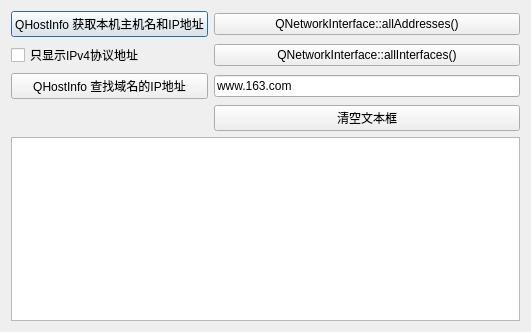
<?xml version="1.0" encoding="UTF-8"?>
<ui version="4.0">
 <class>Dialog</class>
 <widget class="QDialog" name="Dialog">
  <property name="geometry">
   <rect>
    <x>0</x>
    <y>0</y>
    <width>531</width>
    <height>332</height>
   </rect>
  </property>
  <property name="windowTitle">
   <string>Dialog</string>
  </property>
  <layout class="QVBoxLayout" name="verticalLayout">
   <item>
    <layout class="QGridLayout" name="gridLayout">
     <item row="0" column="0">
      <widget class="QPushButton" name="btnGetHostInfo">
       <property name="text">
        <string>QHostInfo 获取本机主机名和IP地址</string>
       </property>
      </widget>
     </item>
     <item row="0" column="1">
      <widget class="QPushButton" name="btnDetail">
       <property name="text">
        <string>QNetworkInterface::allAddresses()</string>
       </property>
      </widget>
     </item>
     <item row="1" column="0">
      <widget class="QCheckBox" name="chkOnlyIPv4">
       <property name="text">
        <string>只显示IPv4协议地址</string>
       </property>
      </widget>
     </item>
     <item row="1" column="1">
      <widget class="QPushButton" name="btnAllInterface">
       <property name="text">
        <string>QNetworkInterface::allInterfaces()</string>
       </property>
      </widget>
     </item>
     <item row="2" column="0">
      <widget class="QPushButton" name="btnLookup">
       <property name="text">
        <string>QHostInfo 查找域名的IP地址</string>
       </property>
      </widget>
     </item>
     <item row="2" column="1">
      <widget class="QLineEdit" name="editHost">
       <property name="text">
        <string>www.163.com</string>
       </property>
      </widget>
     </item>
     <item row="3" column="1">
      <widget class="QPushButton" name="btnClear">
       <property name="text">
        <string>清空文本框</string>
       </property>
      </widget>
     </item>
    </layout>
   </item>
   <item>
    <widget class="QPlainTextEdit" name="plainTextEdit"/>
   </item>
  </layout>
 </widget>
 <resources/>
 <connections/>
</ui>
